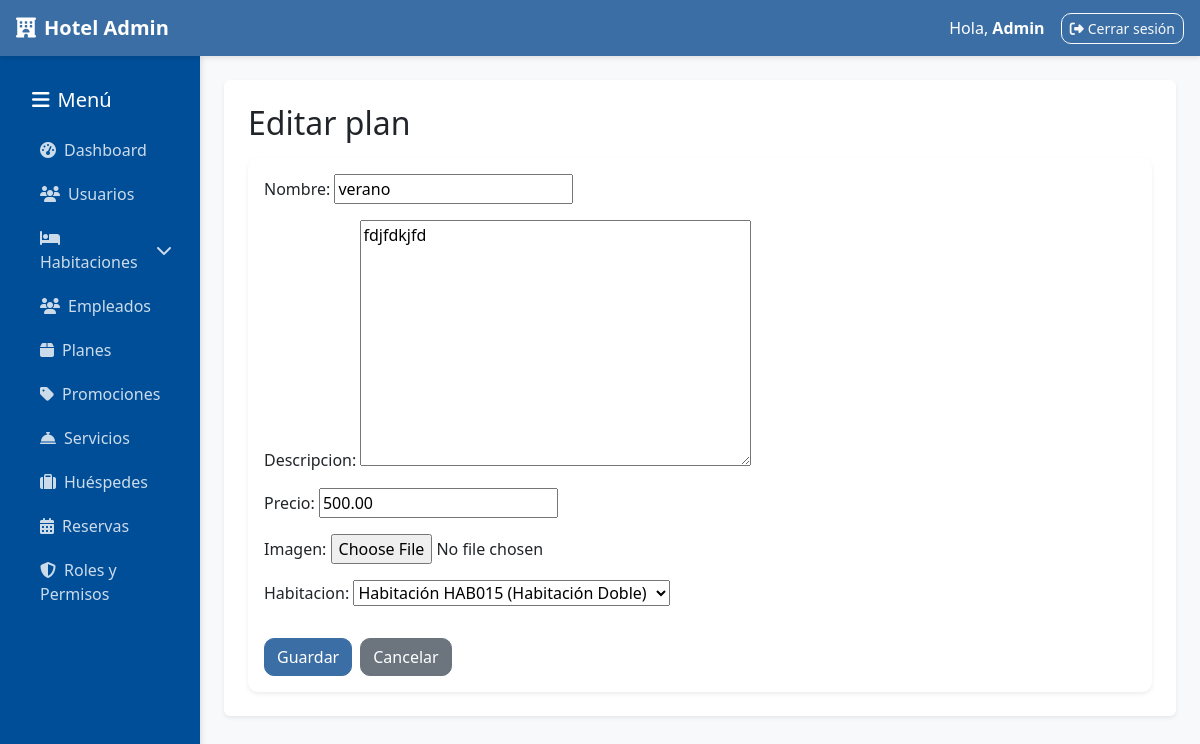
Page /administracion/planes/editar/1/ (signed in) on the committed database.
### administracion/models.py (models this page shows, shortened)
class Plan(models.Model):
    nombre = models.CharField(max_length=100, unique=True)
    descripcion = models.TextField()
    precio = models.DecimalField(max_digits=10, decimal_places=2, validators=[MinValueValidator(0)])
    imagen = models.ImageField(upload_to='planes/', null=True, blank=True)
    habitacion = models.ForeignKey(Habitacion, on_delete=models.CASCADE)  # Habitación asociada al plan
    class Meta:
        ordering = ["nombre"]

### habitaciones/models.py (models this page shows, shortened)
class TipoHabitacion(models.Model):
    nombre = models.CharField(max_length=100, unique=True)
    precio = models.DecimalField(max_digits=10, decimal_places=2)
    capacidad = models.PositiveIntegerField(default=1)
    stock_total = models.PositiveIntegerField(default=0, help_text="Cantidad total de habitaciones de este tipo")
    stock_disponible = models.PositiveIntegerField(default=0, help_text="Cantidad disponible para reservar")
    descripcion = models.TextField(blank=True, null=True)
    imagen = models.ImageField(upload_to='tipos_habitaciones/', blank=True, null=True)
    activo = models.BooleanField(default=True)
    class Meta:
        verbose_name = "Tipo de Habitación"
        verbose_name_plural = "Tipos de Habitaciones"

### administracion/views.py (the view)
# urls.py: path("planes/editar/<int:pk>/", views.planes_edit, name="planes_edit"),
@requiere_staff_y_permiso('planes', 'editar')
def planes_edit(request, pk):
    obj = get_object_or_404(Plan, pk=pk)
    if request.method == "POST":
        form = PlanForm(request.POST, instance=obj)
        if form.is_valid():
            form.save()
            messages.success(request, "Plan actualizado.")
            return redirect("administracion:planes_list")
    else:
        form = PlanForm(instance=obj)
    return render(request, "administracion/planes_form.html", {"form": form})

### administracion/forms.py
class PlanForm(forms.ModelForm):
    class Meta:
        model = Plan
        fields = "__all__"

### administracion/permissions.py (called while the page is built, shortened)
def usuario_tiene_permiso(usuario, modulo, accion):
    if not usuario.is_authenticated:
        return False
    if usuario.is_superuser:
        return True

def obtener_roles_usuario(usuario):
    if not usuario.is_authenticated:
        return []
    return UsuarioRol.objects.filter(
        usuario=usuario,
        activo=True,
        rol__activo=True
    ).select_related('rol')

def es_super_admin(usuario):
    if not usuario.is_authenticated:
        return False
    if usuario.is_superuser:
        return True

def obtener_permisos_usuario(usuario):
    if not usuario.is_authenticated:
        return {}
    if usuario.is_superuser:
        from .models import Permiso
        permisos = Permiso.objects.all()
        permisos_dict = {}
        for permiso in permisos:
            if permiso.modulo not in permisos_dict:
                permisos_dict[permiso.modulo] = []
            permisos_dict[permiso.modulo].append(permiso.accion)
        return permisos_dict

def permisos_context(request):
    if request.user.is_authenticated:
        permisos_raw = obtener_permisos_usuario(request.user)
        return {
            'user_permissions': permisos_raw,
            'permisos': convertir_permisos_para_template(permisos_raw),
            'user_roles': [ur.rol for ur in obtener_roles_usuario(request.user)],
            'is_super_admin': es_super_admin(request.user),
        }
    return {}

### habitaciones/models.py (called while the page is built)
    def __str__(self):
        return f'Habitación {self.numero} ({self.tipo_habitacion.nombre})'

### administracion/templates/administracion/planes_form.html (shortened to what this page needs)
{% extends "administracion/base_admin.html" %}
{% block content %}
<h2 class="mb-3">{{ form.instance.id|yesno:"Editar plan,Nuevo plan" }}</h2>
<form method="post" class="card card-body shadow-sm">
  {{ form.as_p }}
  <div class="mt-3 d-flex gap-2">
    <button type="submit" class="btn btn-primary">Guardar</button>
    <a href="{% url 'administracion:planes_list' %}" class="btn btn-secondary">Cancelar</a>
  </div>
</form>
{% endblock %}

### administracion/templates/administracion/base_admin.html (shortened to what this page needs)
{% load static %}
<!DOCTYPE html>
<html lang="es">
<head>
  <link href="https://cdn.jsdelivr.net/npm/bootstrap@5.3.3/dist/css/bootstrap.min.css" rel="stylesheet">
  <link rel="stylesheet" href="https://cdnjs.cloudflare.com/ajax/libs/font-awesome/6.4.0/css/all.min.css">
  <link rel="stylesheet" href="{% static 'css/admin.css' %}">
</head>
<body>
  <nav class="navbar navbar-expand-lg navbar-dark px-3">
    <a class="navbar-brand fw-bold" href="{% url 'administracion:dashboard' %}">
      <i class="fas fa-hotel me-2"></i>Hotel Admin
    </a>
    <div class="ms-auto d-flex align-items-center">
      <span class="text-white me-3">Hola, <b>{{ user.username|title }}</b></span>
      <a href="{% url 'administracion:admin_logout' %}" class="btn btn-outline-light btn-sm">
        <i class="fas fa-sign-out-alt me-1"></i>Cerrar sesión
      </a>
    </div>
  </nav>
  <div class="container-fluid">
    <div class="row">
      <aside class="col-12 col-md-3 col-lg-2 sidebar">
        <h5 class="text-white mb-3 mt-3 ps-3">
          <i class="fas fa-bars me-2"></i>Menú
        </h5>
        <ul class="nav flex-column ps-2">
          <li class="nav-item">
            <a class="nav-link ps-3" href="{% url 'administracion:dashboard' %}">
              <i class="fas fa-tachometer-alt me-2"></i>Dashboard
            </a>
          </li>
          {% if permisos.usuarios.ver %}
          <li class="nav-item">
            <a class="nav-link ps-3" href="{% url 'administracion:usuarios_list' %}">
              <i class="fas fa-users me-2"></i>Usuarios
            </a>
          </li>
          {% endif %}
          {% if permisos.habitaciones.ver %}
          <li class="nav-item">
            <a class="nav-link d-flex justify-content-between align-items-center ps-3"
               data-bs-toggle="collapse" href="#habitacionesSubmenu">
              <span><i class="fas fa-bed me-2"></i>Habitaciones</span>
              <i class="fas fa-chevron-down"></i>
            </a>
          </li>
          {% endif %}
          {% if permisos.empleados.ver %}
          <li class="nav-item">
            <a class="nav-link ps-3" href="{% url 'administracion:empleados_list' %}">
              <i class="fas fa-users me-2"></i>Empleados
            </a>
          </li>
          {% endif %}
          {% if permisos.planes.ver %}
          <li class="nav-item">
            <a class="nav-link ps-3" href="{% url 'administracion:planes_list' %}">
              <i class="fas fa-box me-2"></i>Planes
            </a>
          </li>
          {% endif %}
          {% if permisos.promociones.ver %}
          <li class="nav-item">
            <a class="nav-link ps-3" href="{% url 'administracion:promociones_list' %}">
              <i class="fas fa-tag me-2"></i>Promociones
            </a>
          </li>
          {% endif %}
          {% if permisos.servicios.ver %}
          <li class="nav-item">
            <a class="nav-link ps-3" href="{% url 'administracion:servicios_list' %}">
              <i class="fas fa-concierge-bell me-2"></i>Servicios
            </a>
          </li>
          {% endif %}
          {% if permisos.huespedes.ver %}
          <li class="nav-item">
            <a class="nav-link ps-3" href="{% url 'administracion:huespedes_list' %}">
              <i class="fas fa-suitcase me-2"></i>Huéspedes
            </a>
          </li>
          {% endif %}
          {% if permisos.reservas.ver %}
          <li class="nav-item">
            <a class="nav-link ps-3" href="{% url 'administracion:ver_reservas' %}">
              <i class="fas fa-calendar-alt me-2"></i>Reservas
            </a>
          </li>
          {% endif %}
          {% if permisos.roles.ver %}
          <li class="nav-item">
            <a class="nav-link ps-3" href="{% url 'administracion:roles_list' %}">
              <i class="fas fa-shield-alt me-2"></i>Roles y Permisos
            </a>
          </li>
          {% endif %}
        </ul>
      </aside>
      <main class="col-12 col-md-9 col-lg-10 p-4">
        <div class="content-wrapper bg-white p-4 rounded shadow-sm mb-4">
          {% block content %}{% endblock %}
        </div>
      </main>
    </div>
  </div>
</body>
</html>

### administracion/static/css/admin.css (style rules this page uses)
body { font-family: 'Segoe UI', system-ui, -apple-system, Roboto, Arial, sans-serif; }
.sidebar { background-color: #003d33; min-height: calc(100vh - 56px); padding: 16px; }
.sidebar .nav-link { color: #f5f5dc; margin-bottom: 8px; border-radius: 10px; padding: 8px 12px; }
.btn { border-radius: 10px; }

### administracion/templates/administracion/base_admin.html (style rules this page uses)
:root { --primary-color: #3a6ea5; --secondary-color: #004e98; --accent-color: #ff9505; --light-bg: #f8f9fa; --dark-bg: #343a40; }
body { background-color: var(--light-bg); font-family: 'Segoe UI', Tahoma, Geneva, Verdana, sans-serif; }
.sidebar { background-color: var(--secondary-color); min-height: calc(100vh - 56px); box-shadow: 2px 0 5px rgba(0,0,0,0.1); padding-top: 1rem; }
.sidebar .nav-link { color: rgba(255,255,255,0.8); border-radius: 5px; margin: 2px 0; transition: all 0.3s; }
.navbar { background-color: var(--primary-color) !important; box-shadow: 0 2px 5px rgba(0,0,0,0.1); }
.card { border: none; border-radius: 10px; box-shadow: 0 4px 6px rgba(0,0,0,0.05); transition: transform 0.3s; }
.btn-primary { background-color: var(--primary-color); border-color: var(--primary-color); }

### rows in the picture
Plan: instance.id "Editar plan", nombre "verano", descripcion "fdjfdkjfd", precio "500.00", habitacion "Habitación HAB015 (Habitación Doble)"

### other values in the picture
{{ user.username|title }} "Admin"
